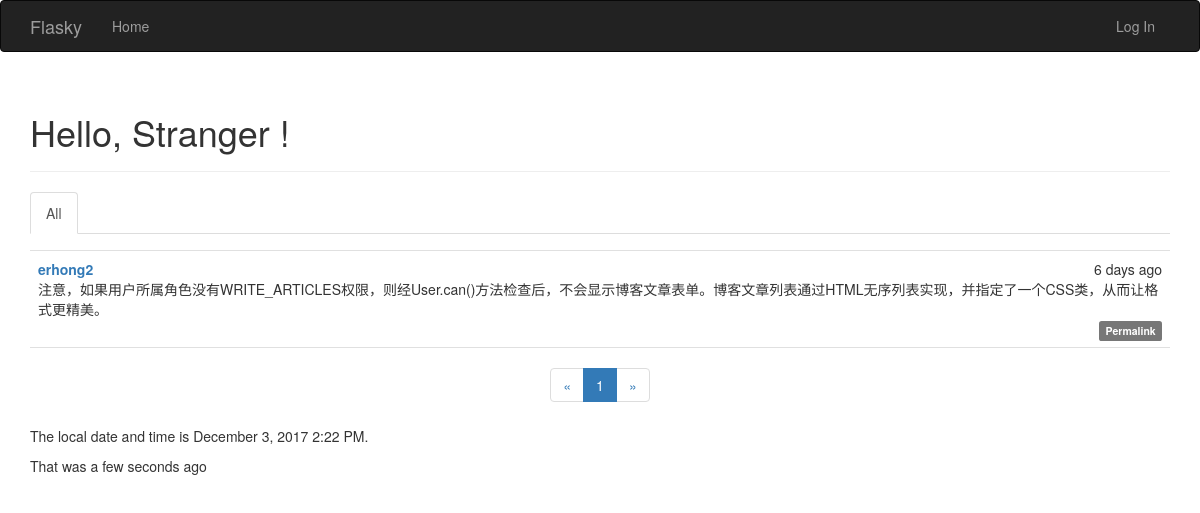
Before: / with the older database file.
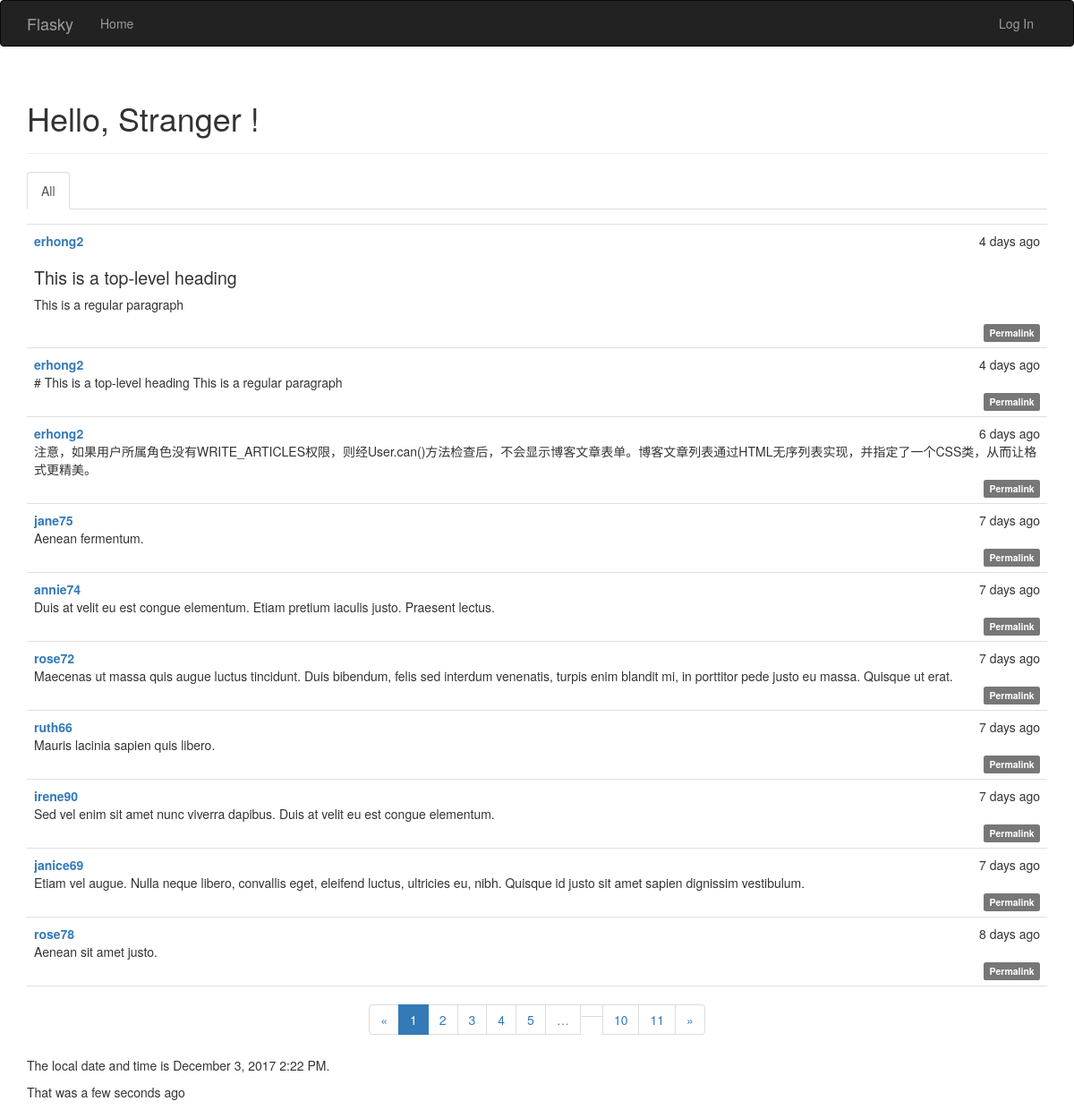
After: the same page with the newer database file.
### app/models.py (models this page shows, shortened)
class Post(db.Model):
    __tablename__ = 'posts'
    id = db.Column(db.Integer, primary_key=True)
    body = db.Column(db.Text)
    timestamp = db.Column(db.DateTime, index=True, default=datetime.utcnow)
    author_id = db.Column(db.Integer, db.ForeignKey('users.id'))
    body_html = db.Column(db.Text)

class User(UserMixin, db.Model):
    __tablename__ = 'users'
    id = db.Column(db.Integer, primary_key=True)
    email = db.Column(db.String(64), unique=True, index=True)
    username = db.Column(db.String(32), unique=True, index=True)
    password_hash = db.Column(db.String(128))
    confirmed = db.Column(db.Boolean, default=False)
    name = db.Column(db.String(64))
    location = db.Column(db.String(64))
    about_me = db.Column(db.Text())
    member_since = db.Column(db.DateTime(), default=datetime.utcnow)
    last_seen = db.Column(db.DateTime(), default=datetime.utcnow)
    role_id = db.Column(db.Integer, db.ForeignKey('roles.id'))
    posts = db.relationship('Post', backref='author', lazy='dynamic')
    followed = db.relationship('Follow',
                                foreign_keys=[Follow.follower_id],
                                backref=db.backref('follower', lazy='joined'),
                                lazy='dynamic',
                                cascade='all, delete-orphan')
    followers = db.relationship('Follow',
                                foreign_keys=[Follow.followed_id],
                                backref=db.backref('followed', lazy='joined'),
                                lazy='dynamic',
                                cascade='all, delete-orphan')
    @property
    def password(self):
        raise AttributeError('password is not a readable attribute')

### app/main/views.py (the view)
@main.route('/', methods=['GET', 'POST'])
def index():
    form = PostForm()
    if current_user.can(Permission.WRITE_ARTICLES) and \
            form.validate_on_submit():
        post = Post(body=form.body.data,
                    author = current_user._get_current_object())
        db.session.add(post)
        return redirect(url_for('main.index'))
    page = request.args.get('page', 1, type=int)
    show_followed = False
    if current_user.is_authenticated:
        show_followed = bool(request.cookies.get('show_followed', ''))
    if show_followed:
        query = current_user.followed_posts
    else:
        query = Post.query
    pagination = query.order_by(Post.timestamp.desc()).paginate(
            page, per_page=current_app.config['FLASKY_POSTS_PER_PAGE'],
            error_out=False)
    posts = pagination.items
    return render_template('index.html', form=form, posts=posts,
            show_followed=show_followed,
            pagination=pagination, current_time=datetime.utcnow())

### app/auth/views.py (called while the page is built)
@auth.before_app_request
def before_request():
    if current_user.is_authenticated:
        current_user.ping()
        if not current_user.confirmed \
            and request.endpoint \
            and request.endpoint[:5] != 'auth.' \
            and request.endpoint != 'static':
                return redirect(url_for('auth.unconfirmed'))

### app/main/__init__.py (called while the page is built)
@main.app_context_processor
def inject_permissions():
    return dict(Permission=Permission)

### app/models.py (called while the page is built)
    def can(self, permissions):
        return False

### app/templates/index.html (shortened to what this page needs)
{% extends "base.html" %}
{% import "bootstrap/wtf.html" as wtf %}
{% import "_macros.html" as macros %}
{% block page_content %}
<div class="page-header">
    <h1>Hello,
    {% if current_user.is_authenticated %}
        {{ current_user.username }}
    {% else %}
        Stranger
    {% endif %}
    !</h1>
</div>
<div class="post-tabs">
    <ul class="nav nav-tabs">
        <li {% if not show_followed %} class="active" {% endif %}>
            <a href="{{url_for('main.show_all')}}">All</a>
        </li>
    </ul>
{% include "_posts.html" %}
</div>
<div class="pagination">
    {{ macros.pagination_widget(pagination, "main.index") }}
</div>
<p>The local date and time is {{ moment(current_time).format('LLL') }}.</p>
<p>That was {{moment(current_time).fromNow(refresh=True) }}</p>
{% endblock %}

### app/templates/_posts.html (shortened to what this page needs)
<ul class="posts">
    {% for post in posts %}
    <li class="post">
        <div class="post-date">{{ moment(post.timestamp).fromNow() }}</div>
        <div class="post-author">
            <a href="{{ url_for('main.user', username=post.author.username) }}">
            {{ post.author.username }}
            </a>
        </div>
            <div class="post-body">
            {% if post.body_html %}
                {{ post.body_html | safe }}
            {% else %}
                {{ post.body }}
            {% endif %}
            </div>
            <div class="post-footer">
                <a href="{{ url_for('main.post', id=post.id) }}">
                    <span class="label label-default">Permalink</span>
                </a>
            </div>
    </li>
    {% endfor %}
</ul>

Changed rows visible on the page:
added Post: timestamp "4 days ago", author.username "erhong2", body_html "This is a top-level heading This is a regular paragraph"
added Post: timestamp "4 days ago", author.username "erhong2", body "# This is a top-level heading This is a regular paragraph"
added Post: timestamp "7 days ago", author.username "jane75", body "Aenean fermentum."
added Post: timestamp "7 days ago", author.username "annie74", body "Duis at velit eu est congue elementum. Etiam pretium iaculis justo. Praesent lectus."
added Post: timestamp "7 days ago", author.username "rose72", body "Maecenas ut massa quis augue luctus tincidunt. Duis bibendum, felis sed interdum venenatis, turpis enim blandit mi, in porttitor pede justo eu massa. Quisque ut erat."
added Post: timestamp "7 days ago", author.username "ruth66", body "Mauris lacinia sapien quis libero."
added Post: timestamp "7 days ago", author.username "irene90", body "Sed vel enim sit amet nunc viverra dapibus. Duis at velit eu est congue elementum."
added Post: timestamp "7 days ago", author.username "janice69", body "Etiam vel augue. Nulla neque libero, convallis eget, eleifend luctus, ultricies eu, nibh. Quisque id justo sit amet sapien dignissim vestibulum."
added Post: timestamp "8 days ago", author.username "rose78", body "Aenean sit amet justo."
Other visible differences:
new list line: "2"
new list line: "3"
new list line: "4"
new list line: "5"
new list line: "10"
new list line: "11"
